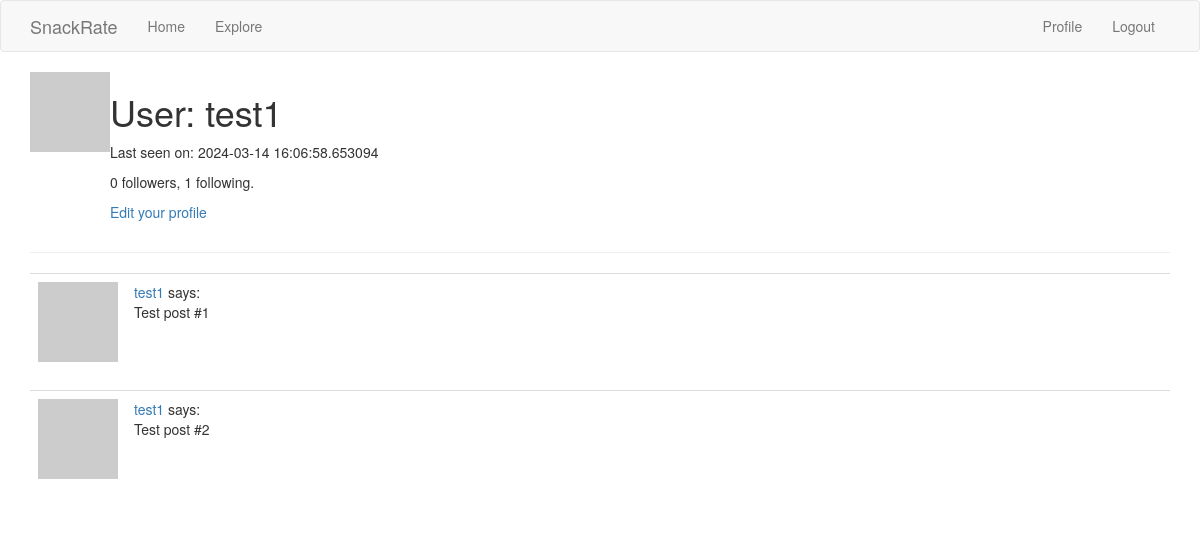
Page /user/test1 (signed in) on the earlier database version.
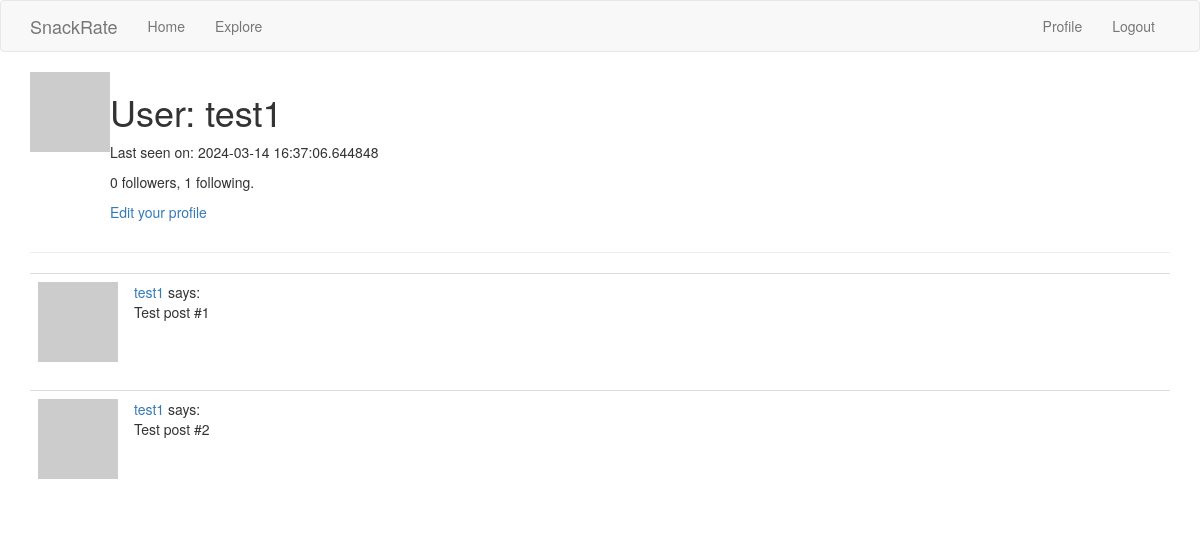
Same page on the later database version.
### app/models.py (models this page shows, shortened)
class User(UserMixin, db.Model):
    id = db.Column(db.Integer, primary_key=True)
    username = db.Column(db.String(64), index=True, unique=True)
    email = db.Column(db.String(120), index=True, unique=True)
    password_hash = db.Column(db.String(128))
    posts = db.relationship('Post', backref='author', lazy='dynamic')
    about_me = db.Column(db.String(140))
    last_seen = db.Column(db.DateTime, default=datetime.utcnow)
    followed = db.relationship(
        'User', secondary=followers,
        primaryjoin=(followers.c.follower_id == id),
        secondaryjoin=(followers.c.followed_id == id),
        backref=db.backref('followers', lazy='dynamic'), lazy='dynamic')
    def avatar(self, size):
        digest = md5(self.email.lower().encode('utf-8')).hexdigest()
        return 'https://www.gravatar.com/avatar/{}?d=identicon&s={}'.format(digest,size)

### app/routes.py (the view)
@app.route('/user/<username>')
@login_required
def user(username):
    user = User.query.filter_by(username=username).first_or_404()
    posts = [
        {'author': user, 'body': 'Test post #1'},
        {'author': user, 'body': 'Test post #2'}
    ]
    form = EmptyForm()
    return render_template('user.html', user=user, posts=posts, form=form)

### app/models.py (called while the page is built)
@login.user_loader
def load_user(id):
    return User.query.get(int(id))

### app/routes.py (called while the page is built)
@app.before_request
def before_request():
    if current_user.is_authenticated:
        current_user.last_seen = datetime.utcnow()
        db.session.commit()

### app/templates/user.html (shortened to what this page needs)
{% extends "base.html" %}
{% block app_content %}
    <table>
        <tr valign="top">
            <td><img src="{{ user.avatar(128) }}"></td>
            <td><h1>User: {{ user.username }}</h1>
            {% if user.last_seen %}<p>Last seen on: {{ user.last_seen }}</p>{% endif %}
            <p>{{ user.followers.count() }} followers, {{ user.followed.count() }} following.</p>
            {% if user == current_user %}
            <p><a href="{{ url_for('edit_profile') }}">Edit your profile</a></p>
            {% endif %}
            </td>
        </tr>
    </table>
    <hr>
    {% for post in posts %}
        {% include '_posts.html' %}
    {% endfor %}
{% endblock %}

### app/templates/_posts.html
<table class="table table-hover">
    <tr>
        <td width="70px">
            <a href="{{ url_for('user', username=post.author.username) }}">
                <img src="{{ post.author.avatar(70) }}" />
            </a>
        </td>
        <td>
            <a href="{{ url_for('user', username=post.author.username) }}">
                {{ post.author.username }}
            </a>
            says:
            <br>
            {{ post.body }}
        </td>
    </tr>
</table>

Differences in the rows shown:
changed User "test1": last_seen "2024-03-14 16:06:58.653094" → "2024-03-14 16:37:06.644848"
